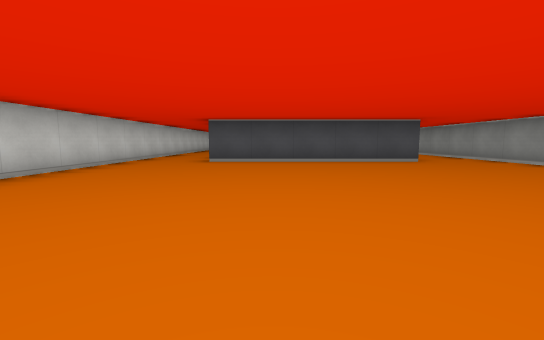
[1] (above)

14 first-person views from a walk through a cub3D maze. The camera is about half as high as the walls, tilts 6° down and sees 90° across. The floor is counted in squares. Each view is taken from the middle of a square. On the plan, view 1 faces up. The plan holds only what a view shows up to about 9 squares ahead; the rest is blank.

[2]
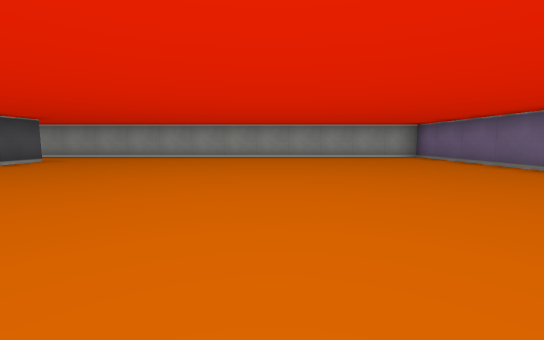

[3]
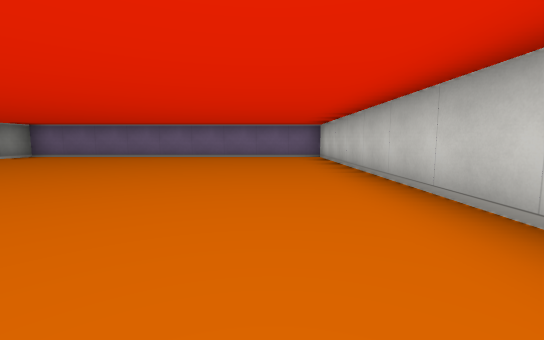

[4]
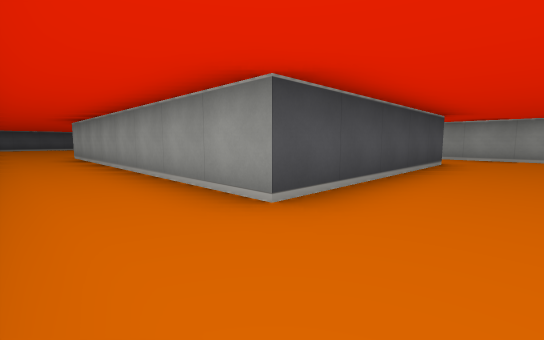

[5]
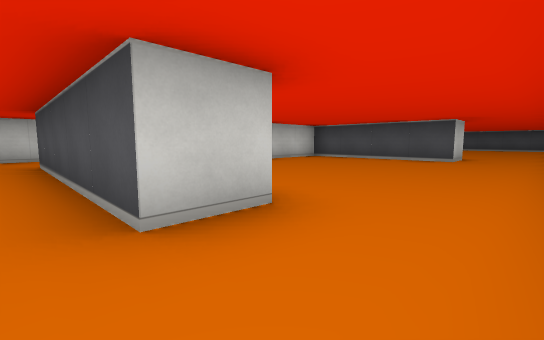

[6]
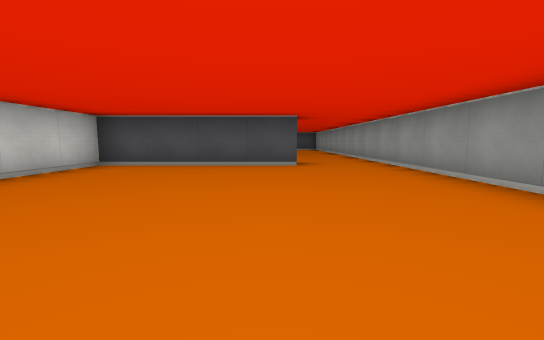

[7]
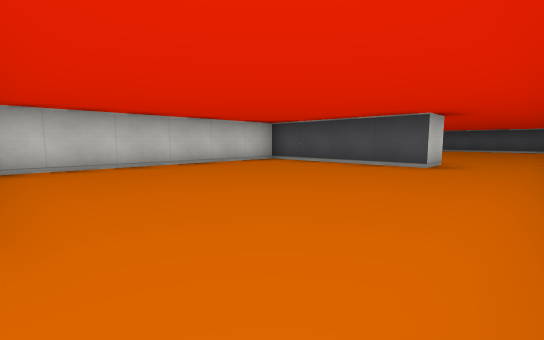

[8]
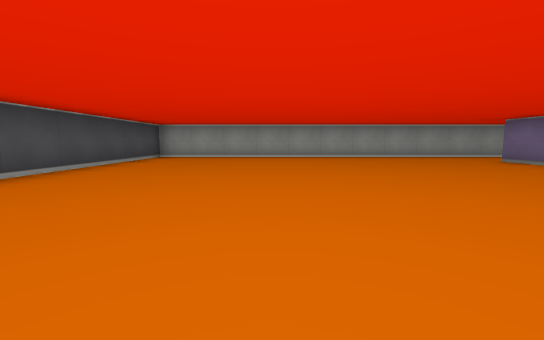

[9]
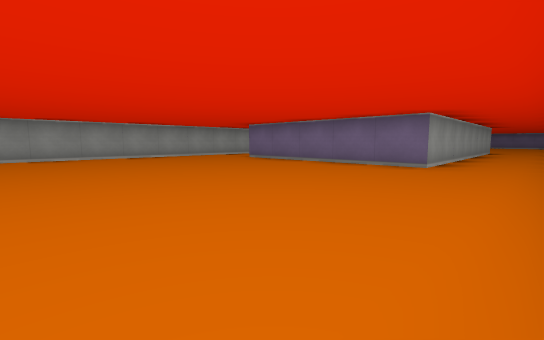

[10]
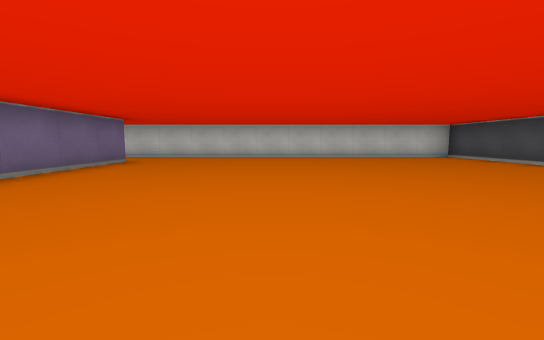

[11]
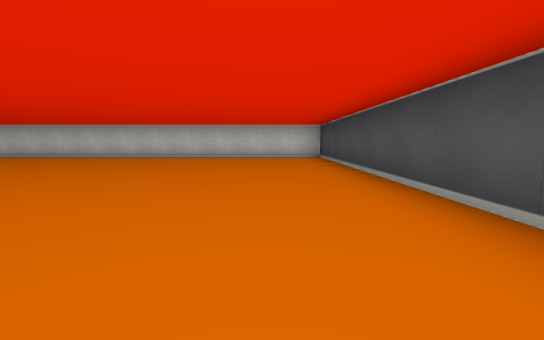

[12]
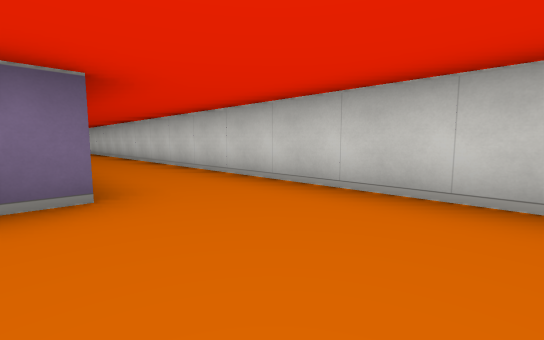

[13]
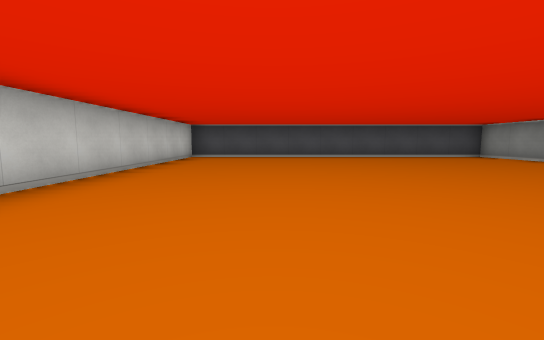

[14]
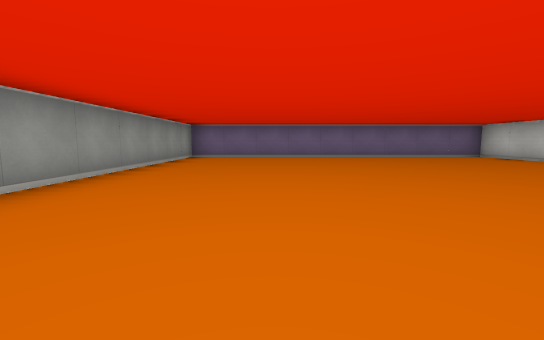

### Floor plan
Ten units are one square. View 1 is at (0, 0); x grows to the right and y downward. Boxes are objects, and circles mark ways between rooms. Rooms are numbered by the first view taken in them; rooms with no view inside come last. Other rooms are left out.
<svg viewBox="-40 -240 100 280">
<path fill="none" stroke="#000" d="M35 -65 -15 -65M-35 -65 -35 35 55 35 55 -65M35 -75 35 -65M35 -145 35 -135 -5 -135 -5 -79M55 -65 55 -145M55 -145 55 -235 -35 -235 -35 -65M-15 -65 -15 -145 35 -145"/>
<circle cx="45" cy="-70" r="3" fill="#2a7"/>
<circle cx="-25" cy="-70" r="3" fill="#2a7"/>
<circle cx="45" cy="-140" r="3" fill="#2a7"/>
<text x="10" y="-20">1</text>
<text x="30" y="-110">2</text>
<text x="0" y="-180">3</text>
</svg>
Room 1 opens to room 2. Room 1 opens to room 3. Room 2 opens to room 3.

Where each view was taken, in squares from view 1:
view 1: 0 up, 0 right, facing up
view 2: 1 up, 3 left, facing right
view 3: 5 up, 2 left, facing down
view 4: 5 up, 3 left, facing up-right
view 5: 6 up, 5 right, facing up-left
view 6: 8 up, 3 right, facing up
view 7: 8 up, 5 right, facing up-left
view 8: 20 up, 3 left, facing right
view 9: 20 up, 3 left, facing down-right
view 10: 18 up, 5 right, facing left
view 11: 22 up, 5 right, facing left
view 12: 17 up, 1 left, facing down-left
view 13: 15 up, 1 left, facing up
view 14: 5 up, 3 right, facing down
